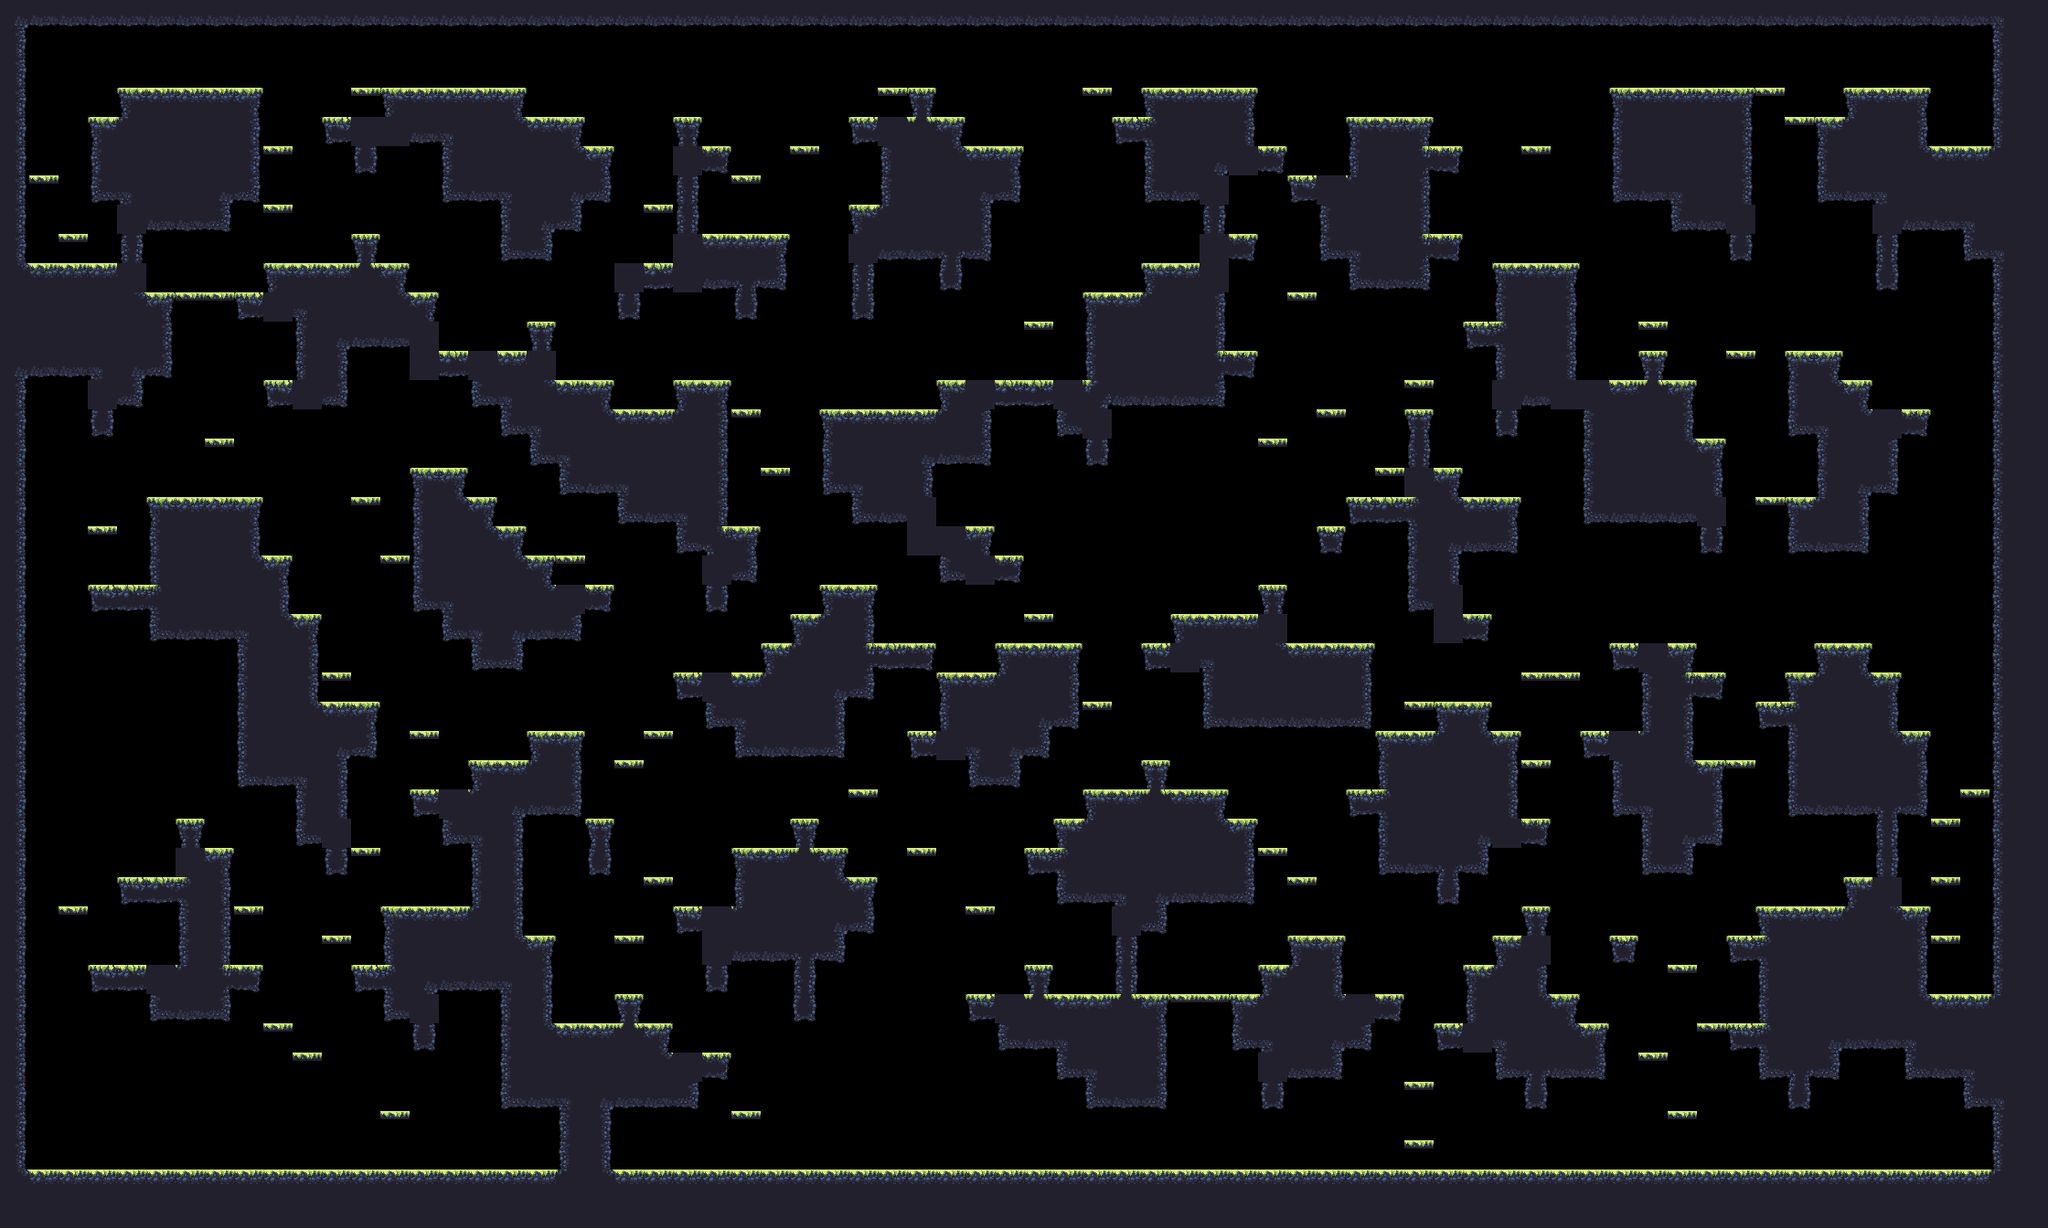

A level layout from a 2D game, rendered from its tile map. Below: a short description, then the map file with tile-grid data replaced by summaries:
An orthogonal 70x42 tile map with 32x32 px tiles, 1 tile layer (main) and 17 objects (9x spawn, spawnPlayer0, spawnCrown0, spawnPlayer1, spawnCrown1, ...).

<map compressionlevel="0" height="42" infinite="0" nextlayerid="3" nextobjectid="4" orientation="orthogonal" renderorder="right-down" tiledversion="1.3.2" tileheight="32" tilewidth="32" version="1.2" width="70">
 <tileset firstgid="1" source="forest_summer_tile_set.tsx" />
 <layer height="42" id="1" name="main" width="70">
  <data>[2940 cells, 1315 non-empty, 27 distinct tile ids]</data>
 </layer>
 <objectgroup><object id="1" name="spawnPlayer0" x="352" y="80.0" /><object id="2" name="spawnCrown0" x="64" y="240.0" /><object id="3" name="spawnPlayer1" x="2144" y="112.0" /><object id="4" name="spawnCrown1" x="2048" y="368.0" /><object id="5" name="spawnPlayer2" x="64" y="1232.0" /><object id="6" name="spawnCrown2" x="128" y="1232.0" /><object id="7" name="spawnPlayer3" x="2048" y="1232.0" /><object id="8" name="spawnCrown3" x="2080" y="1232.0" /><object id="9" name="spawn" x="1184" y="1040.0" /><object id="10" name="spawn" x="1440" y="976.0" /><object id="11" name="spawn" x="1728" y="752.0" /><object id="12" name="spawn" x="1952" y="336.0" /><object id="13" name="spawn" x="1312" y="1232.0" /><object id="14" name="spawn" x="1504" y="1232.0" /><object id="15" name="spawn" x="832" y="1232.0" /><object id="16" name="spawn" x="1696" y="240.0" /><object id="17" name="spawn" x="128" y="1232.0" /></objectgroup></map>
